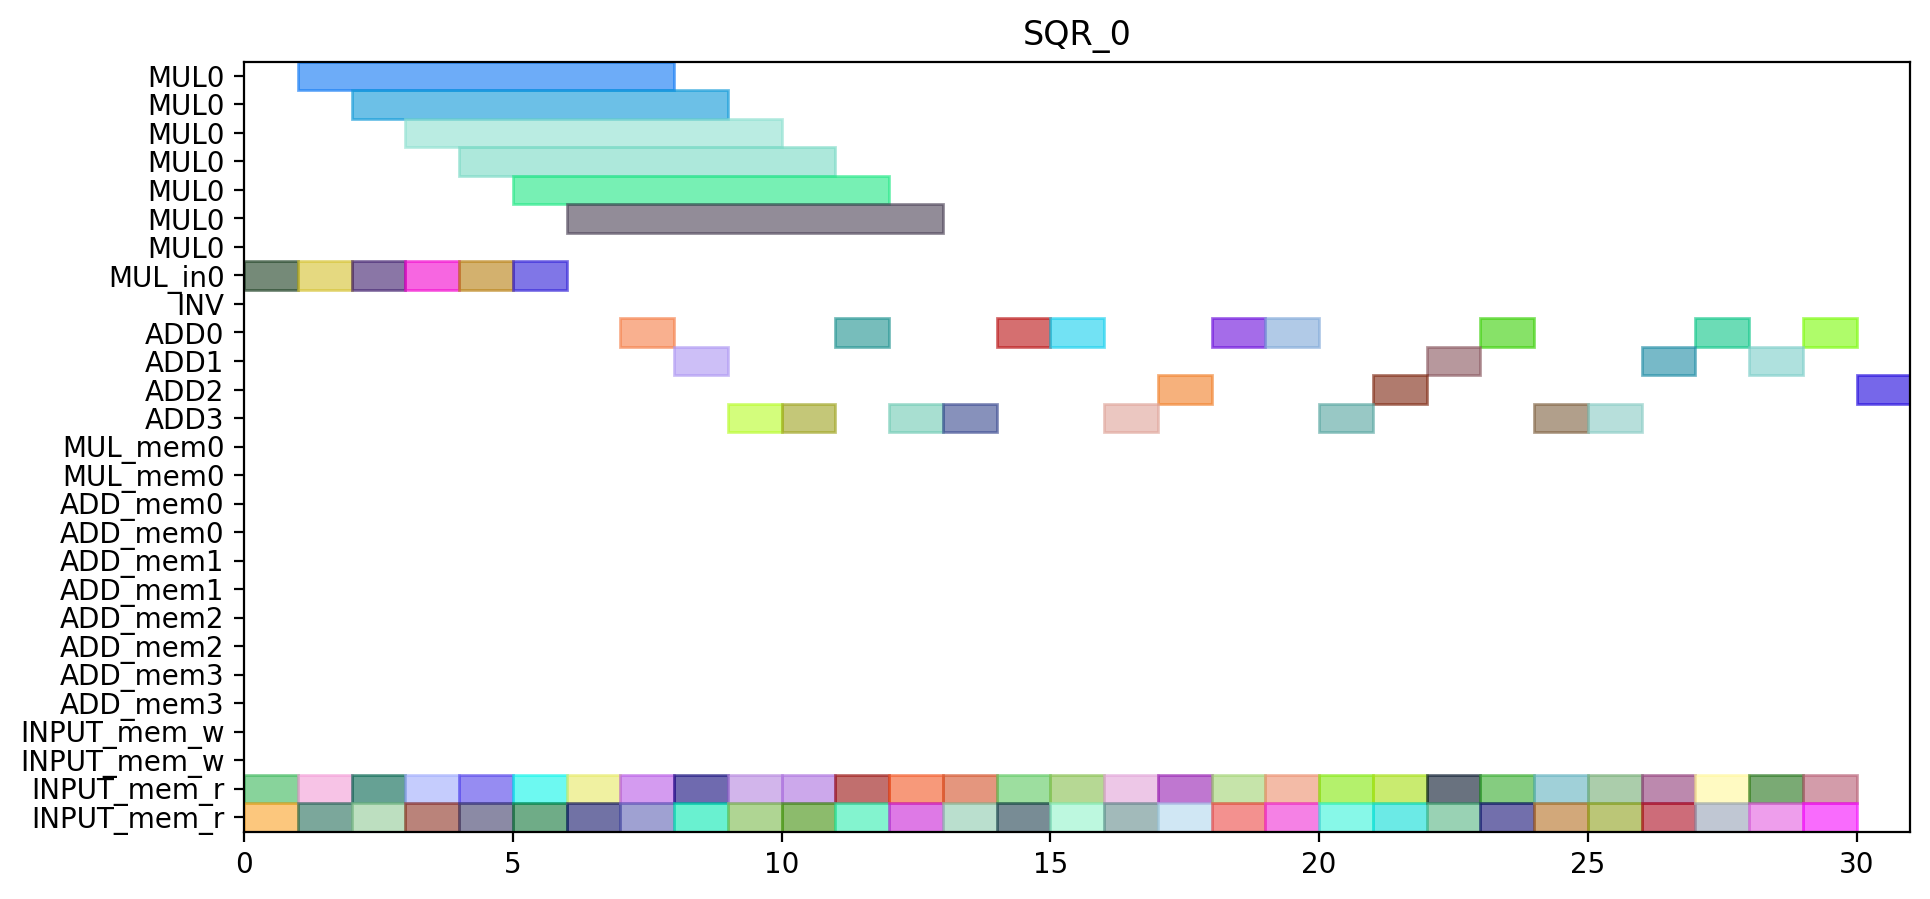

Here is the Python script that generated this plot:
from pyschedule import Scenario, solvers, plotters, alt


def solve():
	horizon = 90
	S = Scenario("SQR_0", horizon=horizon)

	# resource
	MUL = S.Resources('MUL', num=1, size=7)
	MUL_in = S.Resources('MUL_in', num=1)
	INV = S.Resource('INV')
	ADD = S.Resources('ADD', num=4, periods=range(1, horizon))
	MUL_mem = S.Resources('MUL_mem', num=1, size=2)
	ADD_mem = S.Resources('ADD_mem', num=4, size=2)
	INPUT_mem_w = S.Resource('INPUT_mem_w', size=2)
	INPUT_mem_r = S.Resource('INPUT_mem_r', size=2)

	# result of previous scheduling

	# new tasks
	c_t0_a1_0 = S.Task('c_t0_a1_0', length=1, delay_cost=1)
	c_t0_a1_0 += alt(ADD)

	c_t0_a1_0_mem0 = S.Task('c_t0_a1_0_mem0', length=1, delay_cost=1)
	c_t0_a1_0_mem0 += INPUT_mem_r
	S += c_t0_a1_0_mem0 <= c_t0_a1_0

	c_t0_a1_0_mem1 = S.Task('c_t0_a1_0_mem1', length=1, delay_cost=1)
	c_t0_a1_0_mem1 += INPUT_mem_r
	S += c_t0_a1_0_mem1 <= c_t0_a1_0

	c_t0_a1_1 = S.Task('c_t0_a1_1', length=1, delay_cost=1)
	c_t0_a1_1 += alt(ADD)

	c_t0_a1_1_mem0 = S.Task('c_t0_a1_1_mem0', length=1, delay_cost=1)
	c_t0_a1_1_mem0 += INPUT_mem_r
	S += c_t0_a1_1_mem0 <= c_t0_a1_1

	c_t0_a1_1_mem1 = S.Task('c_t0_a1_1_mem1', length=1, delay_cost=1)
	c_t0_a1_1_mem1 += INPUT_mem_r
	S += c_t0_a1_1_mem1 <= c_t0_a1_1

	c_t0_t10 = S.Task('c_t0_t10', length=1, delay_cost=1)
	c_t0_t10 += alt(ADD)

	c_t0_t10_mem0 = S.Task('c_t0_t10_mem0', length=1, delay_cost=1)
	c_t0_t10_mem0 += INPUT_mem_r
	S += c_t0_t10_mem0 <= c_t0_t10

	c_t0_t10_mem1 = S.Task('c_t0_t10_mem1', length=1, delay_cost=1)
	c_t0_t10_mem1 += INPUT_mem_r
	S += c_t0_t10_mem1 <= c_t0_t10

	c_t0_t11 = S.Task('c_t0_t11', length=1, delay_cost=1)
	c_t0_t11 += alt(ADD)

	c_t0_t11_mem0 = S.Task('c_t0_t11_mem0', length=1, delay_cost=1)
	c_t0_t11_mem0 += INPUT_mem_r
	S += c_t0_t11_mem0 <= c_t0_t11

	c_t0_t11_mem1 = S.Task('c_t0_t11_mem1', length=1, delay_cost=1)
	c_t0_t11_mem1 += INPUT_mem_r
	S += c_t0_t11_mem1 <= c_t0_t11

	c_t0_t3_t0_in = S.Task('c_t0_t3_t0_in', length=1, delay_cost=1)
	c_t0_t3_t0_in += alt(MUL_in)
	c_t0_t3_t0 = S.Task('c_t0_t3_t0', length=7, delay_cost=1)
	c_t0_t3_t0 += alt(MUL)
	S += c_t0_t3_t0>=c_t0_t3_t0_in

	c_t0_t3_t0_mem0 = S.Task('c_t0_t3_t0_mem0', length=1, delay_cost=1)
	c_t0_t3_t0_mem0 += INPUT_mem_r
	S += c_t0_t3_t0_mem0 <= c_t0_t3_t0

	c_t0_t3_t0_mem1 = S.Task('c_t0_t3_t0_mem1', length=1, delay_cost=1)
	c_t0_t3_t0_mem1 += INPUT_mem_r
	S += c_t0_t3_t0_mem1 <= c_t0_t3_t0

	c_t0_t3_t1_in = S.Task('c_t0_t3_t1_in', length=1, delay_cost=1)
	c_t0_t3_t1_in += alt(MUL_in)
	c_t0_t3_t1 = S.Task('c_t0_t3_t1', length=7, delay_cost=1)
	c_t0_t3_t1 += alt(MUL)
	S += c_t0_t3_t1>=c_t0_t3_t1_in

	c_t0_t3_t1_mem0 = S.Task('c_t0_t3_t1_mem0', length=1, delay_cost=1)
	c_t0_t3_t1_mem0 += INPUT_mem_r
	S += c_t0_t3_t1_mem0 <= c_t0_t3_t1

	c_t0_t3_t1_mem1 = S.Task('c_t0_t3_t1_mem1', length=1, delay_cost=1)
	c_t0_t3_t1_mem1 += INPUT_mem_r
	S += c_t0_t3_t1_mem1 <= c_t0_t3_t1

	c_t0_t3_t2 = S.Task('c_t0_t3_t2', length=1, delay_cost=1)
	c_t0_t3_t2 += alt(ADD)

	c_t0_t3_t2_mem0 = S.Task('c_t0_t3_t2_mem0', length=1, delay_cost=1)
	c_t0_t3_t2_mem0 += INPUT_mem_r
	S += c_t0_t3_t2_mem0 <= c_t0_t3_t2

	c_t0_t3_t2_mem1 = S.Task('c_t0_t3_t2_mem1', length=1, delay_cost=1)
	c_t0_t3_t2_mem1 += INPUT_mem_r
	S += c_t0_t3_t2_mem1 <= c_t0_t3_t2

	c_t0_t3_t3 = S.Task('c_t0_t3_t3', length=1, delay_cost=1)
	c_t0_t3_t3 += alt(ADD)

	c_t0_t3_t3_mem0 = S.Task('c_t0_t3_t3_mem0', length=1, delay_cost=1)
	c_t0_t3_t3_mem0 += INPUT_mem_r
	S += c_t0_t3_t3_mem0 <= c_t0_t3_t3

	c_t0_t3_t3_mem1 = S.Task('c_t0_t3_t3_mem1', length=1, delay_cost=1)
	c_t0_t3_t3_mem1 += INPUT_mem_r
	S += c_t0_t3_t3_mem1 <= c_t0_t3_t3

	c_t1_a1_0 = S.Task('c_t1_a1_0', length=1, delay_cost=1)
	c_t1_a1_0 += alt(ADD)

	c_t1_a1_0_mem0 = S.Task('c_t1_a1_0_mem0', length=1, delay_cost=1)
	c_t1_a1_0_mem0 += INPUT_mem_r
	S += c_t1_a1_0_mem0 <= c_t1_a1_0

	c_t1_a1_0_mem1 = S.Task('c_t1_a1_0_mem1', length=1, delay_cost=1)
	c_t1_a1_0_mem1 += INPUT_mem_r
	S += c_t1_a1_0_mem1 <= c_t1_a1_0

	c_t1_a1_1 = S.Task('c_t1_a1_1', length=1, delay_cost=1)
	c_t1_a1_1 += alt(ADD)

	c_t1_a1_1_mem0 = S.Task('c_t1_a1_1_mem0', length=1, delay_cost=1)
	c_t1_a1_1_mem0 += INPUT_mem_r
	S += c_t1_a1_1_mem0 <= c_t1_a1_1

	c_t1_a1_1_mem1 = S.Task('c_t1_a1_1_mem1', length=1, delay_cost=1)
	c_t1_a1_1_mem1 += INPUT_mem_r
	S += c_t1_a1_1_mem1 <= c_t1_a1_1

	c_t1_t10 = S.Task('c_t1_t10', length=1, delay_cost=1)
	c_t1_t10 += alt(ADD)

	c_t1_t10_mem0 = S.Task('c_t1_t10_mem0', length=1, delay_cost=1)
	c_t1_t10_mem0 += INPUT_mem_r
	S += c_t1_t10_mem0 <= c_t1_t10

	c_t1_t10_mem1 = S.Task('c_t1_t10_mem1', length=1, delay_cost=1)
	c_t1_t10_mem1 += INPUT_mem_r
	S += c_t1_t10_mem1 <= c_t1_t10

	c_t1_t11 = S.Task('c_t1_t11', length=1, delay_cost=1)
	c_t1_t11 += alt(ADD)

	c_t1_t11_mem0 = S.Task('c_t1_t11_mem0', length=1, delay_cost=1)
	c_t1_t11_mem0 += INPUT_mem_r
	S += c_t1_t11_mem0 <= c_t1_t11

	c_t1_t11_mem1 = S.Task('c_t1_t11_mem1', length=1, delay_cost=1)
	c_t1_t11_mem1 += INPUT_mem_r
	S += c_t1_t11_mem1 <= c_t1_t11

	c_t1_t3_t0_in = S.Task('c_t1_t3_t0_in', length=1, delay_cost=1)
	c_t1_t3_t0_in += alt(MUL_in)
	c_t1_t3_t0 = S.Task('c_t1_t3_t0', length=7, delay_cost=1)
	c_t1_t3_t0 += alt(MUL)
	S += c_t1_t3_t0>=c_t1_t3_t0_in

	c_t1_t3_t0_mem0 = S.Task('c_t1_t3_t0_mem0', length=1, delay_cost=1)
	c_t1_t3_t0_mem0 += INPUT_mem_r
	S += c_t1_t3_t0_mem0 <= c_t1_t3_t0

	c_t1_t3_t0_mem1 = S.Task('c_t1_t3_t0_mem1', length=1, delay_cost=1)
	c_t1_t3_t0_mem1 += INPUT_mem_r
	S += c_t1_t3_t0_mem1 <= c_t1_t3_t0

	c_t1_t3_t1_in = S.Task('c_t1_t3_t1_in', length=1, delay_cost=1)
	c_t1_t3_t1_in += alt(MUL_in)
	c_t1_t3_t1 = S.Task('c_t1_t3_t1', length=7, delay_cost=1)
	c_t1_t3_t1 += alt(MUL)
	S += c_t1_t3_t1>=c_t1_t3_t1_in

	c_t1_t3_t1_mem0 = S.Task('c_t1_t3_t1_mem0', length=1, delay_cost=1)
	c_t1_t3_t1_mem0 += INPUT_mem_r
	S += c_t1_t3_t1_mem0 <= c_t1_t3_t1

	c_t1_t3_t1_mem1 = S.Task('c_t1_t3_t1_mem1', length=1, delay_cost=1)
	c_t1_t3_t1_mem1 += INPUT_mem_r
	S += c_t1_t3_t1_mem1 <= c_t1_t3_t1

	c_t1_t3_t2 = S.Task('c_t1_t3_t2', length=1, delay_cost=1)
	c_t1_t3_t2 += alt(ADD)

	c_t1_t3_t2_mem0 = S.Task('c_t1_t3_t2_mem0', length=1, delay_cost=1)
	c_t1_t3_t2_mem0 += INPUT_mem_r
	S += c_t1_t3_t2_mem0 <= c_t1_t3_t2

	c_t1_t3_t2_mem1 = S.Task('c_t1_t3_t2_mem1', length=1, delay_cost=1)
	c_t1_t3_t2_mem1 += INPUT_mem_r
	S += c_t1_t3_t2_mem1 <= c_t1_t3_t2

	c_t1_t3_t3 = S.Task('c_t1_t3_t3', length=1, delay_cost=1)
	c_t1_t3_t3 += alt(ADD)

	c_t1_t3_t3_mem0 = S.Task('c_t1_t3_t3_mem0', length=1, delay_cost=1)
	c_t1_t3_t3_mem0 += INPUT_mem_r
	S += c_t1_t3_t3_mem0 <= c_t1_t3_t3

	c_t1_t3_t3_mem1 = S.Task('c_t1_t3_t3_mem1', length=1, delay_cost=1)
	c_t1_t3_t3_mem1 += INPUT_mem_r
	S += c_t1_t3_t3_mem1 <= c_t1_t3_t3

	c_t2_a1_0 = S.Task('c_t2_a1_0', length=1, delay_cost=1)
	c_t2_a1_0 += alt(ADD)

	c_t2_a1_0_mem0 = S.Task('c_t2_a1_0_mem0', length=1, delay_cost=1)
	c_t2_a1_0_mem0 += INPUT_mem_r
	S += c_t2_a1_0_mem0 <= c_t2_a1_0

	c_t2_a1_0_mem1 = S.Task('c_t2_a1_0_mem1', length=1, delay_cost=1)
	c_t2_a1_0_mem1 += INPUT_mem_r
	S += c_t2_a1_0_mem1 <= c_t2_a1_0

	c_t2_a1_1 = S.Task('c_t2_a1_1', length=1, delay_cost=1)
	c_t2_a1_1 += alt(ADD)

	c_t2_a1_1_mem0 = S.Task('c_t2_a1_1_mem0', length=1, delay_cost=1)
	c_t2_a1_1_mem0 += INPUT_mem_r
	S += c_t2_a1_1_mem0 <= c_t2_a1_1

	c_t2_a1_1_mem1 = S.Task('c_t2_a1_1_mem1', length=1, delay_cost=1)
	c_t2_a1_1_mem1 += INPUT_mem_r
	S += c_t2_a1_1_mem1 <= c_t2_a1_1

	c_t2_t10 = S.Task('c_t2_t10', length=1, delay_cost=1)
	c_t2_t10 += alt(ADD)

	c_t2_t10_mem0 = S.Task('c_t2_t10_mem0', length=1, delay_cost=1)
	c_t2_t10_mem0 += INPUT_mem_r
	S += c_t2_t10_mem0 <= c_t2_t10

	c_t2_t10_mem1 = S.Task('c_t2_t10_mem1', length=1, delay_cost=1)
	c_t2_t10_mem1 += INPUT_mem_r
	S += c_t2_t10_mem1 <= c_t2_t10

	c_t2_t11 = S.Task('c_t2_t11', length=1, delay_cost=1)
	c_t2_t11 += alt(ADD)

	c_t2_t11_mem0 = S.Task('c_t2_t11_mem0', length=1, delay_cost=1)
	c_t2_t11_mem0 += INPUT_mem_r
	S += c_t2_t11_mem0 <= c_t2_t11

	c_t2_t11_mem1 = S.Task('c_t2_t11_mem1', length=1, delay_cost=1)
	c_t2_t11_mem1 += INPUT_mem_r
	S += c_t2_t11_mem1 <= c_t2_t11

	c_t2_t3_t0_in = S.Task('c_t2_t3_t0_in', length=1, delay_cost=1)
	c_t2_t3_t0_in += alt(MUL_in)
	c_t2_t3_t0 = S.Task('c_t2_t3_t0', length=7, delay_cost=1)
	c_t2_t3_t0 += alt(MUL)
	S += c_t2_t3_t0>=c_t2_t3_t0_in

	c_t2_t3_t0_mem0 = S.Task('c_t2_t3_t0_mem0', length=1, delay_cost=1)
	c_t2_t3_t0_mem0 += INPUT_mem_r
	S += c_t2_t3_t0_mem0 <= c_t2_t3_t0

	c_t2_t3_t0_mem1 = S.Task('c_t2_t3_t0_mem1', length=1, delay_cost=1)
	c_t2_t3_t0_mem1 += INPUT_mem_r
	S += c_t2_t3_t0_mem1 <= c_t2_t3_t0

	c_t2_t3_t1_in = S.Task('c_t2_t3_t1_in', length=1, delay_cost=1)
	c_t2_t3_t1_in += alt(MUL_in)
	c_t2_t3_t1 = S.Task('c_t2_t3_t1', length=7, delay_cost=1)
	c_t2_t3_t1 += alt(MUL)
	S += c_t2_t3_t1>=c_t2_t3_t1_in

	c_t2_t3_t1_mem0 = S.Task('c_t2_t3_t1_mem0', length=1, delay_cost=1)
	c_t2_t3_t1_mem0 += INPUT_mem_r
	S += c_t2_t3_t1_mem0 <= c_t2_t3_t1

	c_t2_t3_t1_mem1 = S.Task('c_t2_t3_t1_mem1', length=1, delay_cost=1)
	c_t2_t3_t1_mem1 += INPUT_mem_r
	S += c_t2_t3_t1_mem1 <= c_t2_t3_t1

	c_t2_t3_t2 = S.Task('c_t2_t3_t2', length=1, delay_cost=1)
	c_t2_t3_t2 += alt(ADD)

	c_t2_t3_t2_mem0 = S.Task('c_t2_t3_t2_mem0', length=1, delay_cost=1)
	c_t2_t3_t2_mem0 += INPUT_mem_r
	S += c_t2_t3_t2_mem0 <= c_t2_t3_t2

	c_t2_t3_t2_mem1 = S.Task('c_t2_t3_t2_mem1', length=1, delay_cost=1)
	c_t2_t3_t2_mem1 += INPUT_mem_r
	S += c_t2_t3_t2_mem1 <= c_t2_t3_t2

	c_t2_t3_t3 = S.Task('c_t2_t3_t3', length=1, delay_cost=1)
	c_t2_t3_t3 += alt(ADD)

	c_t2_t3_t3_mem0 = S.Task('c_t2_t3_t3_mem0', length=1, delay_cost=1)
	c_t2_t3_t3_mem0 += INPUT_mem_r
	S += c_t2_t3_t3_mem0 <= c_t2_t3_t3

	c_t2_t3_t3_mem1 = S.Task('c_t2_t3_t3_mem1', length=1, delay_cost=1)
	c_t2_t3_t3_mem1 += INPUT_mem_r
	S += c_t2_t3_t3_mem1 <= c_t2_t3_t3

	c_t3000 = S.Task('c_t3000', length=1, delay_cost=1)
	c_t3000 += alt(ADD)

	c_t3000_mem0 = S.Task('c_t3000_mem0', length=1, delay_cost=1)
	c_t3000_mem0 += INPUT_mem_r
	S += c_t3000_mem0 <= c_t3000

	c_t3000_mem1 = S.Task('c_t3000_mem1', length=1, delay_cost=1)
	c_t3000_mem1 += INPUT_mem_r
	S += c_t3000_mem1 <= c_t3000

	c_t3001 = S.Task('c_t3001', length=1, delay_cost=1)
	c_t3001 += alt(ADD)

	c_t3001_mem0 = S.Task('c_t3001_mem0', length=1, delay_cost=1)
	c_t3001_mem0 += INPUT_mem_r
	S += c_t3001_mem0 <= c_t3001

	c_t3001_mem1 = S.Task('c_t3001_mem1', length=1, delay_cost=1)
	c_t3001_mem1 += INPUT_mem_r
	S += c_t3001_mem1 <= c_t3001

	c_t3010 = S.Task('c_t3010', length=1, delay_cost=1)
	c_t3010 += alt(ADD)

	c_t3010_mem0 = S.Task('c_t3010_mem0', length=1, delay_cost=1)
	c_t3010_mem0 += INPUT_mem_r
	S += c_t3010_mem0 <= c_t3010

	c_t3010_mem1 = S.Task('c_t3010_mem1', length=1, delay_cost=1)
	c_t3010_mem1 += INPUT_mem_r
	S += c_t3010_mem1 <= c_t3010

	c_t3011 = S.Task('c_t3011', length=1, delay_cost=1)
	c_t3011 += alt(ADD)

	c_t3011_mem0 = S.Task('c_t3011_mem0', length=1, delay_cost=1)
	c_t3011_mem0 += INPUT_mem_r
	S += c_t3011_mem0 <= c_t3011

	c_t3011_mem1 = S.Task('c_t3011_mem1', length=1, delay_cost=1)
	c_t3011_mem1 += INPUT_mem_r
	S += c_t3011_mem1 <= c_t3011

	c_t4000 = S.Task('c_t4000', length=1, delay_cost=1)
	c_t4000 += alt(ADD)

	c_t4000_mem0 = S.Task('c_t4000_mem0', length=1, delay_cost=1)
	c_t4000_mem0 += INPUT_mem_r
	S += c_t4000_mem0 <= c_t4000

	c_t4000_mem1 = S.Task('c_t4000_mem1', length=1, delay_cost=1)
	c_t4000_mem1 += INPUT_mem_r
	S += c_t4000_mem1 <= c_t4000

	c_t4001 = S.Task('c_t4001', length=1, delay_cost=1)
	c_t4001 += alt(ADD)

	c_t4001_mem0 = S.Task('c_t4001_mem0', length=1, delay_cost=1)
	c_t4001_mem0 += INPUT_mem_r
	S += c_t4001_mem0 <= c_t4001

	c_t4001_mem1 = S.Task('c_t4001_mem1', length=1, delay_cost=1)
	c_t4001_mem1 += INPUT_mem_r
	S += c_t4001_mem1 <= c_t4001

	solvers.mip.solve(S,msg=1,kind='CPLEX',ratio_gap=1.01)

	solution = [['hoge']*len(S.solution()[1]) for i in range(len(S.solution()))]
	for i in range(len(S.solution())):
		for j in range(len(S.solution()[i])):
			solution[i][j]=str(S.solution()[i][j])
	print(solution)

	cycles = int(solution[-1][3])

	pic_file_name = "/home/mfukuda/pairing_automation_design2/bls12-461/scheduling/SQR_mul1_add4/SQR_0.png"
	if(S.solution() != []):
		plotters.matplotlib.plot(S,img_filename=pic_file_name, vertical_text=True, fig_size=(cycles*0.25+3, 5), show_task_labels=False)

	return solution
